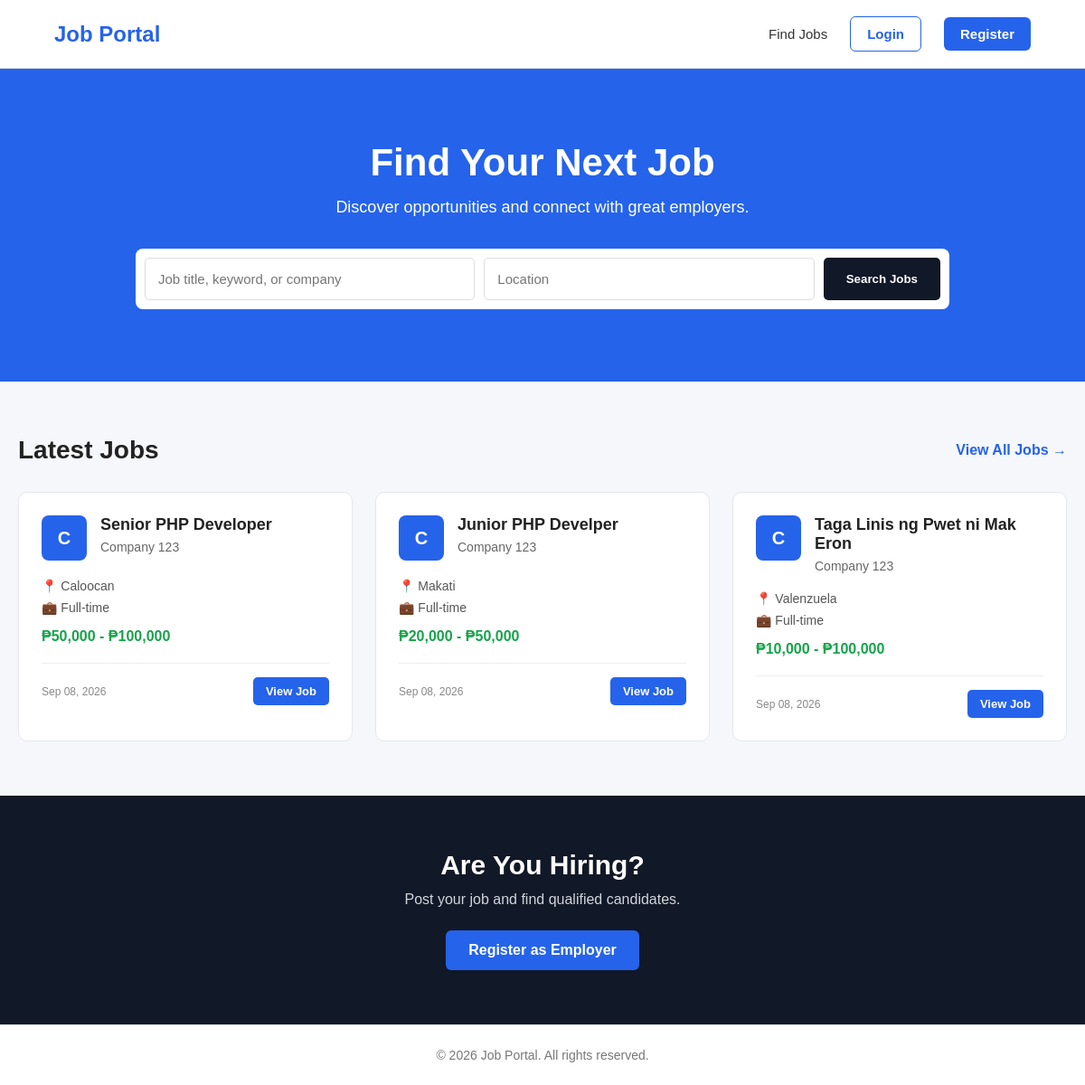
The page /c_jobs/index.php on the database as committed earlier.
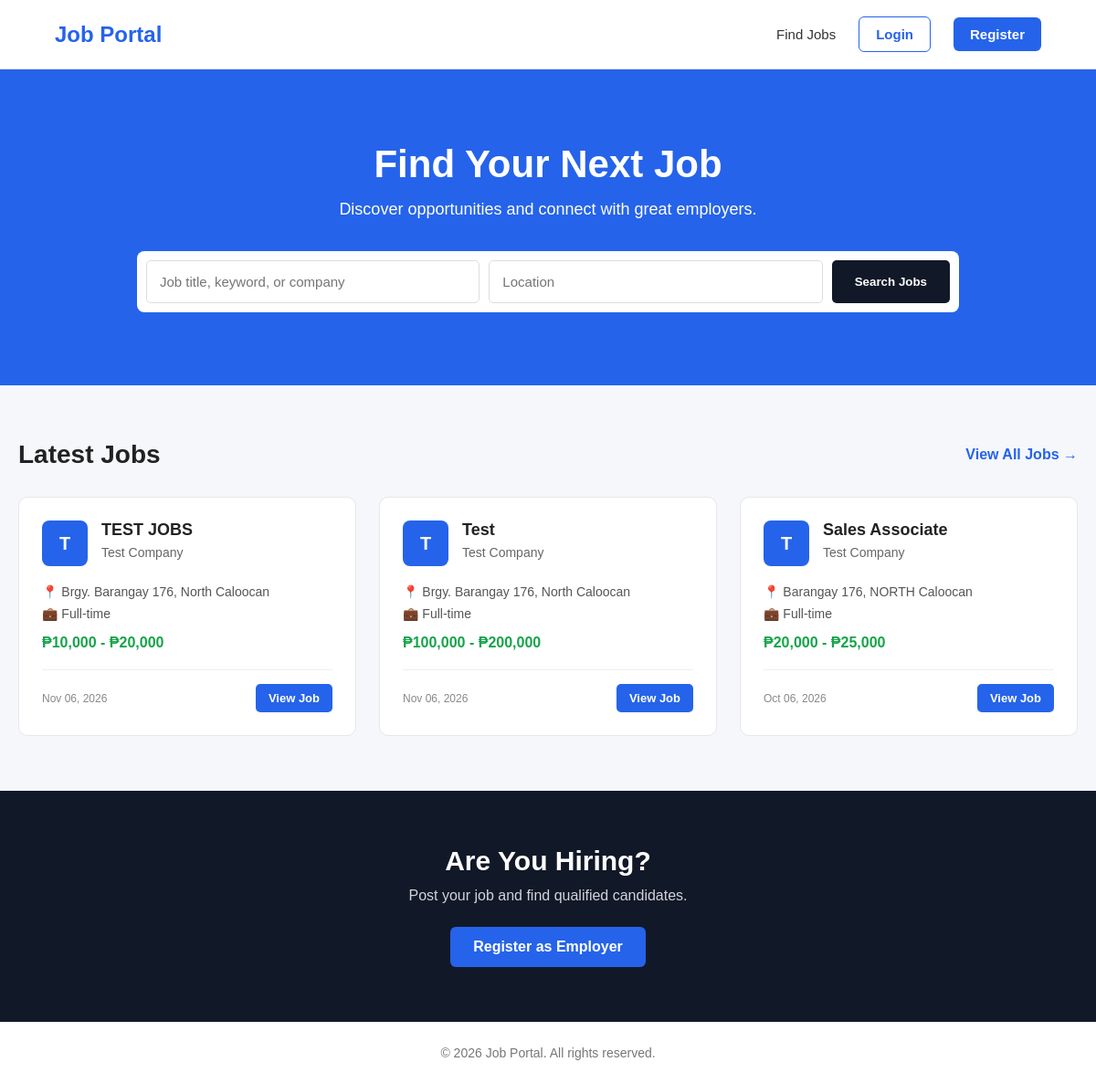
The same page on the database as committed later.
### tables this page shows
CREATE TABLE `jobs` (
  `id` int(10) UNSIGNED NOT NULL,
  `employer_id` int(10) UNSIGNED NOT NULL,
  `job_title` varchar(255) NOT NULL,
  `job_description` text DEFAULT NULL,
  `description` text NOT NULL,
  `requirements` text DEFAULT NULL,
  `educational_requirement` varchar(100) DEFAULT NULL,
  `required_degree` varchar(255) DEFAULT NULL,
  `required_skills` text DEFAULT NULL,
  `location` varchar(255) DEFAULT NULL,
  `address` text DEFAULT NULL,
  `barangay` varchar(100) DEFAULT NULL,
  `caloocan_area` enum('north','south') DEFAULT NULL,
  `latitude` decimal(10,8) DEFAULT NULL,
  `longtitude` decimal(11,8) DEFAULT NULL,
  `employment_type` enum('Full-time','Part-time','Contract','Internship','Freelance') NOT NULL DEFAULT 'Full-time',
  `salary_min` decimal(12,2) DEFAULT NULL,
  `salary_max` decimal(12,2) DEFAULT NULL,
  `is_remote` tinyint(1) NOT NULL DEFAULT 0,
  `status` enum('pending','approved','rejected','closed') NOT NULL DEFAULT 'pending',
  `application_deadline` date DEFAULT NULL,
  `created_at` timestamp NOT NULL DEFAULT current_timestamp(),
  `updated_at` timestamp NOT NULL DEFAULT current_timestamp() ON UPDATE current_timestamp(),
  `tesda_qualification` varchar(255) DEFAULT NULL,
  `required_nc_level` varchar(20) DEFAULT NULL,
  `job_source` enum('private_employer','lgu','job_fair') NOT NULL DEFAULT 'private_employer',
  `source_name` varchar(255) DEFAULT NULL,
  `source_url` varchar(500) DEFAULT NULL,
  `degree_classification` varchar(255) DEFAULT NULL,
  `lgu_job_category` varchar(255) DEFAULT NULL
);

CREATE TABLE `employers` (
  `id` int(10) UNSIGNED NOT NULL,
  `user_id` int(10) UNSIGNED NOT NULL,
  `company_name` varchar(255) NOT NULL,
  `employer_type` enum('private','lgu') NOT NULL DEFAULT 'private',
  `company_description` text DEFAULT NULL,
  `company_logo` varchar(255) DEFAULT NULL,
  `contact_person` varchar(150) DEFAULT NULL,
  `contact_number` varchar(50) DEFAULT NULL,
  `address` varchar(255) DEFAULT NULL,
  `barangay` varchar(100) DEFAULT NULL,
  `latitude` decimal(10,8) DEFAULT NULL,
  `longitude` decimal(11,8) DEFAULT NULL,
  `caloocan_area` enum('north','south') DEFAULT NULL,
  `verification_status` enum('unverified','pending','approved','rejected') DEFAULT 'unverified',
  `created_at` timestamp NOT NULL DEFAULT current_timestamp(),
  `updated_at` timestamp NOT NULL DEFAULT current_timestamp() ON UPDATE current_timestamp()
);

### c_jobs/index.php (the view, shortened to what the changed rows need)
<?php
require_once "config/database.php";
$stmt = $pdo->prepare("
    SELECT
        j.id,
        j.job_title,
        j.description,
        j.location,
        j.employment_type,
        j.salary_min,
        j.salary_max,
        j.is_remote,
        j.created_at,
        e.company_name,
        e.company_logo
    FROM jobs j
    INNER JOIN employers e
        ON j.employer_id = e.id
    WHERE j.status = 'approved'
    ORDER BY j.created_at DESC
    LIMIT 6
");
$stmt->execute();
$jobs = $stmt->fetchAll(PDO::FETCH_ASSOC);
?>
<!DOCTYPE html>
<html lang="en">
<head>
</head>
<body>
<section class="hero">
    <h1>Find Your Next Job</h1>
</section>
<section class="jobs-section">
    <div class="section-header">
        <h2>
            Latest Jobs
        </h2>
    </div>
    <div class="job-grid">
        <?php if (empty($jobs)): ?>
            <div class="no-jobs">
                <h3>
                    No jobs available yet
                </h3>
                <p>
                    New job opportunities will appear here once they are approved.
                </p>
            </div>
        <?php else: ?>
            <?php foreach ($jobs as $job): ?>
                <div class="job-card">
                    <div class="job-card-header">
                        <div class="company-logo">
                            <?php if (!empty($job["company_logo"])): ?>
                                <img
                                    src="uploads/<?php echo htmlspecialchars($job["company_logo"]); ?>"
                                    alt="<?php echo htmlspecialchars($job["company_name"]); ?>"
                                >
                            <?php else: ?>
                                <div class="default-logo">
                                    <?php
                                    echo strtoupper(
                                        substr(
                                            $job["company_name"],
                                            0,
                                            1
                                        )
                                    );
                                    ?>
                                </div>
                            <?php endif; ?>
                        </div>
                        <div class="job-info">
                            <h3>
                                <?php
                                echo htmlspecialchars(
                                    $job["job_title"]
                                );
                                ?>
                            </h3>
                            <p class="company-name">
                                <?php
                                echo htmlspecialchars(
                                    $job["company_name"]
                                );
                                ?>
                            </p>
                        </div>
                    </div>
                    <div class="job-details">
                        <span>
                            📍
                            <?php
                            echo htmlspecialchars(
                                $job["location"]
                                ?: "Location not specified"
                            );
                            ?>
                        </span>
                        <span>
                            💼
                            <?php
                            echo htmlspecialchars(
                                $job["employment_type"]
                            );
                            ?>
                        </span>
                    </div>
                    <?php if (
                        $job["salary_min"] !== null ||
                        $job["salary_max"] !== null
                    ): ?>
                        <div class="job-salary">
                            <?php if ($job["salary_min"] !== null): ?>
                                ₱<?php
                                echo number_format(
                                    $job["salary_min"]
                                );
                                ?>
                            <?php endif; ?>
                            <?php if (
                                $job["salary_min"] !== null &&
                                $job["salary_max"] !== null
                            ): ?>
                                -
                            <?php endif; ?>
                            <?php if ($job["salary_max"] !== null): ?>
                                ₱<?php
                                echo number_format(
                                    $job["salary_max"]
                                );
                                ?>
                            <?php endif; ?>
                        </div>
                    <?php endif; ?>
                    <div class="job-card-footer">
                        <span class="job-date">
                            <?php
                            echo date(
                                "M d, Y",
                                strtotime($job["created_at"])
                            );
                            ?>
                        </span>
                        <a
                            href="jobs/view.php?id=<?php echo $job["id"]; ?>"
                            class="view-job-btn"
                        >
                            View Job
                        </a>
                    </div>
                </div>
            <?php endforeach; ?>
        <?php endif; ?>
    </div>
</section>
<section class="employer-section">
    <h2>
        Are You Hiring?
    </h2>
</section>
</body>
</html>

Rows that differ between the two databases and show on the page:
removed jobs: employer.company_name "C", job_title "Senior PHP Developer", employer.company_name "Company 123", location "Caloocan", employment_type "Full-time", salary_min "50,000", salary_max "100,000", created_at "Sep 08, 2026"
removed jobs: employer.company_name "C", job_title "Junior PHP Develper", employer.company_name "Company 123", location "Makati", employment_type "Full-time", salary_min "20,000", salary_max "50,000", created_at "Sep 08, 2026"
removed jobs: employer.company_name "C", job_title "Taga Linis ng Pwet ni Mak Eron", employer.company_name "Company 123", location "Valenzuela", employment_type "Full-time", salary_min "10,000", salary_max "100,000", created_at "Sep 08, 2026"
added jobs: employer.company_name "T", job_title "TEST JOBS", employer.company_name "Test Company", location "Brgy. Barangay 176, North Caloocan", employment_type "Full-time", salary_min "10,000", salary_max "20,000", created_at "Nov 06, 2026"
added jobs: employer.company_name "T", job_title "Test", employer.company_name "Test Company", location "Brgy. Barangay 176, North Caloocan", employment_type "Full-time", salary_min "100,000", salary_max "200,000", created_at "Nov 06, 2026"
added jobs: employer.company_name "T", job_title "Sales Associate", employer.company_name "Test Company", location "Barangay 176, NORTH Caloocan", employment_type "Full-time", salary_min "20,000", salary_max "25,000", created_at "Oct 06, 2026"
